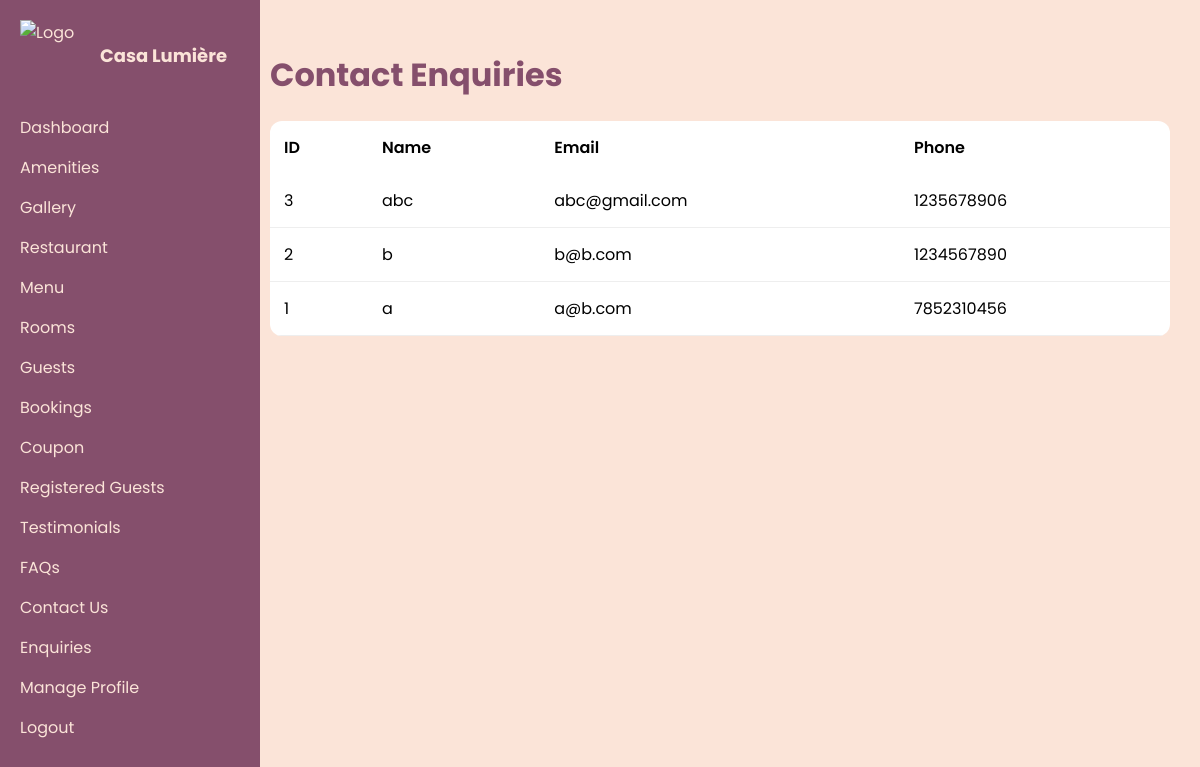
The page /admin-panel/admin-panel/enquiries on the database its author committed.
### custom_admin/models.py (models this page shows, shortened)
class ContactEnquiry(models.Model):
    enquiry_id = models.AutoField(primary_key=True)
    name = models.CharField(max_length=100)
    email = models.EmailField()
    phone = models.CharField(max_length=15)

### custom_admin/views.py (the view)
# urls.py: path('admin-panel/enquiries', views.admin_enquiries, name='admin_enquiries'),
def admin_enquiries(request):
    enquiries = ContactEnquiry.objects.all().order_by('-enquiry_id')
    return render(request, 'custom_admin/enquiry.html', {
        'enquiries': enquiries
    })

### custom_admin/templates/custom_admin/enquiry.html
{% extends 'custom_admin/base.html' %}
{% block content %}
<h1 style="color: #854f6c;">Contact Enquiries</h1>
<table class="admin-table">
    <thead>
        <tr>
            <th>ID</th>
            <th>Name</th>
            <th>Email</th>
            <th>Phone</th>
        </tr>
    </thead>
    <tbody>
        {% for e in enquiries %}
        <tr>
            <td>{{ e.enquiry_id }}</td>
            <td>{{ e.name }}</td>
            <td>{{ e.email }}</td>
            <td>{{ e.phone }}</td>
        </tr>
        {% empty %}
        <tr>
            <td colspan="4" style="text-align:center;">No enquiries found</td>
        </tr>
        {% endfor %}
    </tbody>
</table>
{% endblock %}

### custom_admin/static/custom_admin/css/admin.css (style rules this page uses)
body { margin: 0; font-family: 'Poppins', sans-serif; background: #fbe4d8; }
.admin-table { width: 100%; border-collapse: collapse; background: white; border-radius: 12px; overflow: hidden; max-width: 1300px; }
.admin-table th { background: var(--pink); color: var(--purple); text-align: left; padding: 14px; font-weight: 600; }
.admin-table td { padding: 14px; border-bottom: 1px solid #eee; }

### rows shown on the page
ContactEnquiry: enquiry_id "3", name "abc", email "abc@gmail.com", phone "1235678906"
ContactEnquiry: enquiry_id "2", name "b", email "b@b.com", phone "1234567890"
ContactEnquiry: enquiry_id "1", name "a", email "a@b.com", phone "7852310456"
